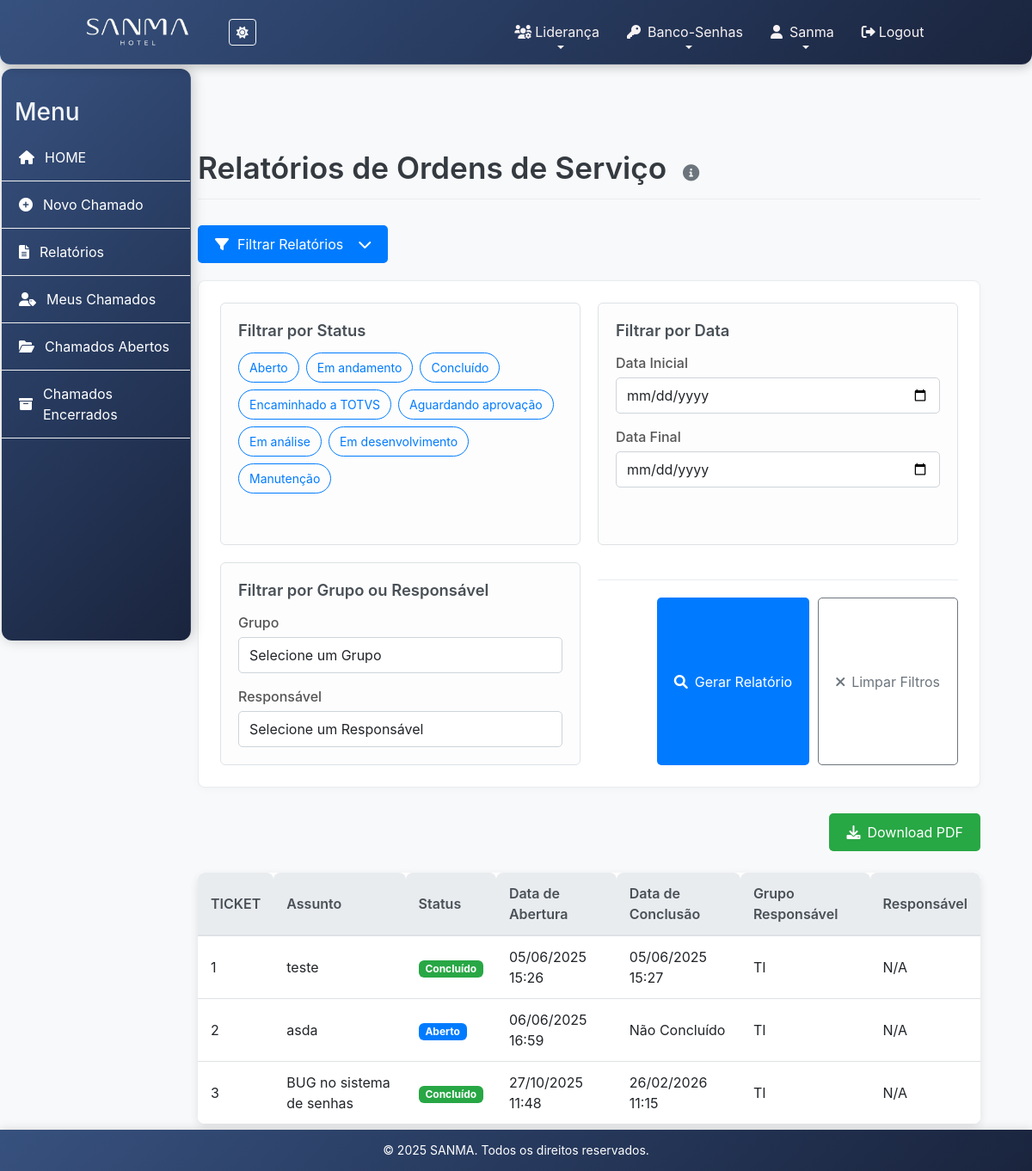
Screenshot of /ordem-servico/relatorio-chamados/ (signed in) with the database file from the repository.
### ordem_servico/models.py (models this page shows, shortened)
class Chamado(models.Model):
    STATUS_CHOICES = [
        ('Aberto', 'Aberto'),
        ('Em andamento', 'Em andamento'),
        ('Encaminhado a TOTVS', 'Encaminhado a TOTVS'),
        ('Concluído', 'Concluído'),
        ('Aguardando aprovação', 'Aguardando aprovação'),
        ('Em análise', 'Em análise'),
        ('Em desenvolvimento', 'Em desenvolvimento'),
        ('Manutenção', 'Manutenção'),
    ]
    PRIORIDADE_CHOICES = [
        ('Baixa', 'Baixa'),
        ('Média', 'Média'),
        ('Alta', 'Alta'),
        ('Urgente', 'Urgente'),
    ]
    assunto = models.CharField(max_length=255)
    descricao = models.TextField()
    grupo_responsavel = models.ForeignKey(Group, on_delete=models.CASCADE)
    grupo_trabalho = models.ForeignKey(GrupoTrabalho, null=True, on_delete=models.CASCADE)
    evidencia = models.FileField(upload_to='evidencias/', null=True, blank=True)
    grupos_liberados = models.ManyToManyField(Group, related_name='chamados_liberados', blank=True)
    data_abertura = models.DateTimeField(auto_now_add=True)
    data_conclusao = models.DateTimeField(null=True, blank=True)
    status = models.CharField(max_length=20, choices=STATUS_CHOICES)
    prioridade = models.CharField(max_length=10, choices=PRIORIDADE_CHOICES)
    prioridade_cliente = models.CharField(max_length=10, null=True, blank=True)
    criado_por = models.ForeignKey(User, on_delete=models.SET_NULL, null=True)
    numero_ticket = models.CharField(max_length=100, null=True, blank=True)

### ordem_servico/views/adm_chamado.py (the view)
# urls.py: path('relatorio-chamados/', relatorio_chamados, name='relatorio_chamados'),
@user_passes_test(has_permission, login_url='403')  # Verifica se o usuário tem permissão
@login_required
def relatorio_chamados(request):
    status_filter = request.GET.get('status', '')
    start_date = request.GET.get('start_date', '')
    end_date = request.GET.get('end_date', '')
    grupo_filter = request.GET.get('grupo', '')
    responsavel_filter = request.GET.get('responsavel', '')
    chamados = Chamado.objects.all()
    if status_filter:
        status_list = status_filter.split(',')
        if 'Aberto' in status_list:
            chamados = chamados.filter(~Q(status='Concluído'))  # Exclui "Concluído"
        else:
            chamados = chamados.filter(status__in=status_list)
    if start_date:
        chamados = chamados.filter(data_abertura__gte=start_date)
    if end_date:
        chamados = chamados.filter(data_abertura__lte=end_date)
    if grupo_filter:
        chamados = chamados.filter(grupo_responsavel_id=grupo_filter)
    if responsavel_filter:
        chamados = chamados.filter(criado_por_id=responsavel_filter)
    grupos = Group.objects.filter(name__in=['TI', 'MANUTENÇÃO'])  # Filtra para apenas os grupos TI e MANUTENÇÃO
    usuarios = User.objects.all()  # ou apenas os usuários relevantes
    return render(request, 'adm_ordem_servico/relatorios.html', {
        'chamados': chamados,
        'grupos': grupos,
        'usuarios': usuarios,
        'request': request,
    })

### core/views.py (called while the page is built)
def has_permission(user):
    return user.is_authenticated and (user.is_staff or user.groups.filter(name__in=['ADMIN', 'LIDERANÇA']).exists())

### templates/adm_ordem_servico/relatorios.html (shortened to what this page needs)
{% extends 'core/base.html' %}
{% load static %}
{% block extra_css %}
<link rel="stylesheet" href="{% static 'css/sidebar.css' %}">
<link rel="stylesheet" href="{% static 'css/adm_ordem_servico/relatorios.css' %}">
<link rel="stylesheet" href="https://cdnjs.cloudflare.com/ajax/libs/font-awesome/6.0.0-beta3/css/all.min.css">
{% endblock %}
{% block content %}
{% include 'adm_ordem_servico/adm_menu_os.html' %}
<div class="page-wrapper">
    <main class="main-content">
        <header class="page-header">
            <h1 class="page-title">
                Relatórios de Ordens de Serviço
                <span class="tooltip-icon" data-bs-toggle="tooltip" data-bs-placement="right"
                      title="Esta página facilita o gerenciamento dos relatórios de ordens de serviço.">
                    <i class="fas fa-info-circle"></i>
                </span>
            </h1>
        </header>
        <section class="filters-section card">
            <form method="get" action="{% url 'relatorio_chamados' %}" class="filters-form">
                <button type="button" id="toggle-filters" class="btn btn-primary toggle-filters-btn">
                    <i class="fas fa-filter"></i> Filtrar Relatórios
                    <i class="fas fa-chevron-down filter-toggle-icon ms-2"></i>
                </button>
                <div id="filter-options" class="filter-options-container">
                    <div class="filter-card">
                        <h5 class="filter-card-title">Filtrar por Status</h5>
                        <div id="status-options" class="status-options-grid">
                            <button type="button" class="btn btn-outline-primary status-option" data-value="Aberto">Aberto</button>
                            <button type="button" class="btn btn-outline-primary status-option" data-value="Em andamento">Em andamento</button>
                            <button type="button" class="btn btn-outline-primary status-option" data-value="Concluído">Concluído</button>
                            <button type="button" class="btn btn-outline-primary status-option" data-value="Encaminhado a TOTVS">Encaminhado a TOTVS</button>
                            <button type="button" class="btn btn-outline-primary status-option" data-value="Aguardando aprovação">Aguardando aprovação</button>
                            <button type="button" class="btn btn-outline-primary status-option" data-value="Em análise">Em análise</button>
                            <button type="button" class="btn btn-outline-primary status-option" data-value="Em desenvolvimento">Em desenvolvimento</button>
                            <button type="button" class="btn btn-outline-primary status-option" data-value="Manutenção">Manutenção</button>
                        </div>
                        <div id="selected-status-container" class="selected-status-tags"></div>
                    </div>
                    <div class="filter-card">
                        <h5 class="filter-card-title">Filtrar por Data</h5>
                        <div class="date-filter-group">
                            <div class="form-group">
                                <label for="start_date" class="form-label">Data Inicial</label>
                                <input type="date" name="start_date" id="start_date" class="form-control" value="{{ request.GET.start_date }}">
                            </div>
                            <div class="form-group">
                                <label for="end_date" class="form-label">Data Final</label>
                                <input type="date" name="end_date" id="end_date" class="form-control" value="{{ request.GET.end_date }}">
                            </div>
                        </div>
                    </div>
                    <div class="filter-card">
                        <h5 class="filter-card-title">Filtrar por Grupo ou Responsável</h5>
                        <div class="group-responsible-filter-group">
                            <div class="form-group">
                                <label for="grupo" class="form-label">Grupo</label>
                                <select name="grupo" id="grupo" class="form-control">
                                    <option value="">Selecione um Grupo</option>
                                </select>
                            </div>
                            <div class="form-group">
                                <label for="responsavel" class="form-label">Responsável</label>
                                <select name="responsavel" id="responsavel" class="form-control">
                                    <option value="">Selecione um Responsável</option>
                                </select>
                            </div>
                        </div>
                    </div>
                    <div class="filter-actions">
                        <button type="submit" class="btn btn-primary action-btn">
                            <i class="fas fa-search"></i> Gerar Relatório
                        </button>
                        <a href="{% url 'relatorio_chamados' %}" class="btn btn-outline-secondary action-btn">
                            <i class="fas fa-times"></i> Limpar Filtros
                        </a>
                    </div>
                </div>
            </form>
        </section>
        <section class="report-actions">
            <a href="{% url 'os_gerar_relatorio_pdf' %}{% if request.GET %}?{{ request.GET.urlencode }}{% endif %}" class="btn btn-success download-btn">
                <i class="fas fa-download"></i> Download PDF
            </a>
        </section>
        <section class="report-display card">
            <div class="table-responsive">
                <table class="table table-hover report-table">
                    <thead>
                        <tr>
                            <th>TICKET</th>
                            <th>Assunto</th>
                            <th>Status</th>
                            <th>Data de Abertura</th>
                            <th>Data de Conclusão</th>
                            <th>Grupo Responsável</th>
                            <th>Responsável</th>
                        </tr>
                    </thead>
                    <tbody>
                        {% for chamado in chamados %}
                        <tr>
                            <td>{{ chamado.id }}</td>
                            <td>{{ chamado.assunto }}</td>
                            <td><span class="status-badge status-{{ chamado.status|slugify }}">{{ chamado.status }}</span></td>
                            <td>{{ chamado.data_abertura|date:"d/m/Y H:i" }}</td>
                            <td>{% if chamado.data_conclusao %} {{ chamado.data_conclusao|date:"d/m/Y H:i" }} {% else %} Não Concluído {% endif %}</td>
                            <td>{{ chamado.grupo_responsavel.name }}</td>
                            <td>{{ chamado.responsavel.username|default:"N/A" }}</td>
                        </tr>
                        {% empty %}
                        <tr>
                            <td colspan="7" class="text-center py-4">Nenhum chamado encontrado com os filtros aplicados.</td>
                        </tr>
                        {% endfor %}
                    </tbody>
                </table>
            </div>
        </section>
    </main>
</div>
{% endblock %}

### static/css/base.css (style rules this page uses)
body { background: var(--body-bg); color: var(--text-color-light); transition: background 0.5s ease, color 0.5s ease; min-height: 100vh; padding-bottom: 60px; }

### static/css/theme.css (style rules this page uses)
:root { --painel: linear-gradient(135deg, #37517E 0%, #273A5E 50%, #1A243D 100%); --body-bg: #f4f6f8; --nav-hover: linear-gradient(135deg, #3d4a61 0%, #30405f 50%, #2f3850 100%); --body-dark: linear-gradient(135deg, #1a1a2e 0%, #16213e 100%); --nav-dark: rgba(26, 26, 46, 0.95); --sidebar: linear-gradient(135deg, #37517E 0%, #273A5E 50%, #1A243D 100%); --text-color-light: #333; --heading-color-light: #222; --border-color-light: #e0e0e0; --card-bg-light: #ffffff; --dropdown-bg-light: #ffffff; --dropdown-border-light: #dee2e6; --dropdown-text-light: #212529; --dropdown-hover-bg-light: #f8f9fa; }
body { background: var(--body-bg); color: var(--text-color-light); transition: background 0.3s ease, color 0.3s ease; }
.card { background: var(--card-bg-light); color: var(--text-color-light); transition: background 0.3s ease, color 0.3s ease, box-shadow 0.3s ease; }

### rows the page displays
Chamado: id "1", assunto "teste", status "Concluído", data_abertura "05/06/2025 15:26", data_conclusao "05/06/2025 15:27", grupo_responsavel.name "TI", responsavel.username "N/A"
Chamado: id "2", assunto "asda", status "Aberto", data_abertura "06/06/2025 16:59", shows "Não Concluído", grupo_responsavel.name "TI", responsavel.username "N/A"
Chamado: id "3", assunto "BUG no sistema de senhas", status "Concluído", data_abertura "27/10/2025 11:48", data_conclusao "26/02/2026 11:15", grupo_responsavel.name "TI", responsavel.username "N/A"

### other values shown
{{ year|default:2025 }} "2025"
